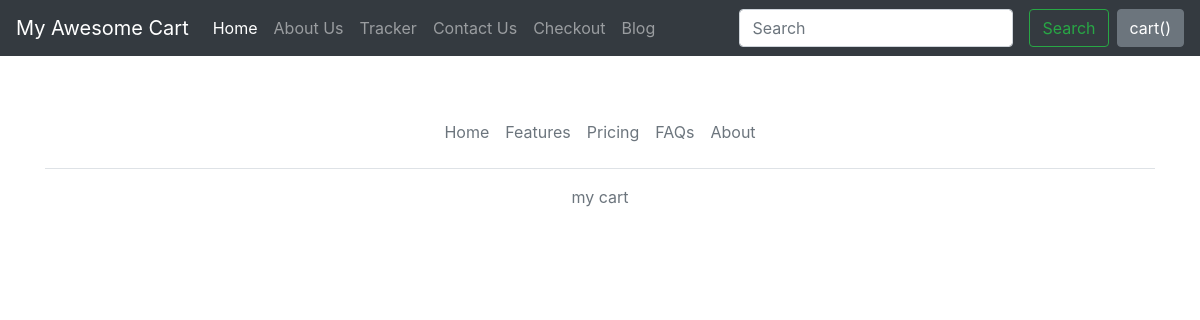
Page /blog/ on the earlier database version.
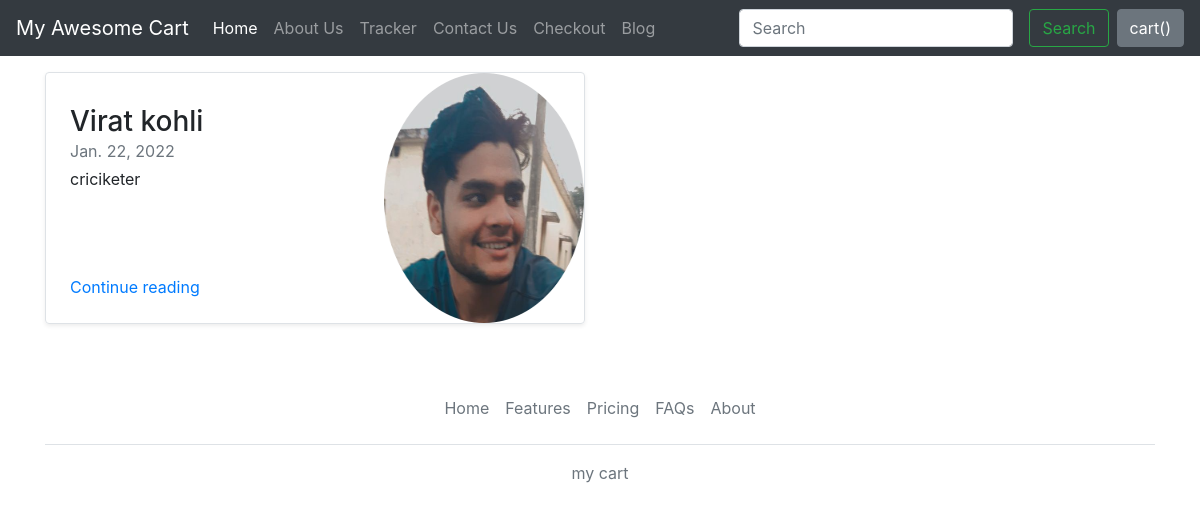
Same page on the later database version.
### blog/models.py (models this page shows, shortened)
class Blogpost(models.Model):
    post_id = models.AutoField(primary_key= True)
    tilte = models.CharField(max_length=50)
    head0 = models.CharField(max_length=500, default="")
    chead0 = models.CharField(max_length=5000, default="")
    head1 = models.CharField(max_length=500, default="")
    chead1 = models.CharField(max_length=5000, default="")
    head2 = models.CharField(max_length=500, default="")
    chead2 = models.CharField(max_length=5000, default="")
    pub_date = models.DateField()
    thumbnail = models.ImageField(upload_to='shop/images', default="")

### blog/views.py (the view)
# urls.py: path("", views.index, name = "BlogHome"),
def index(request):
    all_post = Blogpost.objects.all()
    return render(request, "blog/index.html", {"all_post": all_post})

### blog/templates/blog/index.html (shortened to what this page needs)
{%extends 'blog/base.html'%}
{%block body%}
<div class="container mt-3">
    <div class="row my-2">
 {% for post in all_post %}
        <div class="col-md-6">
      <div class="row no-gutters border rounded overflow-hidden flex-md-row mb-4 shadow-sm h-md-250 position-relative">
        <div class="col p-4 d-flex flex-column position-static">
          <h3 class="mb-0">{{ post.head0 }}</h3>
          <div class="mb-1 text-muted">{{ post.pub_date }}</div>
          <p class="card-text mb-auto">{{ post.chead0}}</p>
          <a href="blogpost/{{ post.post_id }}" class="stretched-link">Continue reading</a>
        </div>
        <div class="col-auto d-none d-lg-block">
          <img src="/media/{{post.thumbnail}}" class="bd-placeholder-img" width="200" height="250" aria-label="Placeholder: Thumbnail">
        </div>
      </div>
    </div>
        {%endfor%}</div>
</div>
{% endblock %}

Differences in the rows shown:
added Blogpost: head0 "Virat kohli", pub_date "Jan. 22, 2022", chead0 "criciketer", thumbnail (picture)
